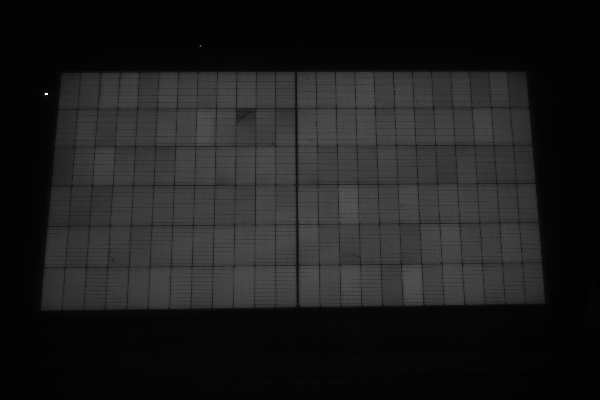
#> input picture example/EL/image/EL_test_001.jpg, 600 x 400 px, found by its file name
$ python demo_test_contour.py
#> lines starting #> are read from the running program, lines starting #| are printed output that depends on the picture; after the words box and inside, x2 and y2 are one past the last pixel; in counts of white or black regions, pixels touching at a corner belong together
#> further down, image is the input picture: shape (400, 600, 3); min 0, max 255, mean 29.6
import cv2
import numpy as np

def order_points(pts):
    """
    对四边形四个点进行排序：左上、右上、右下、左下。
    """
    rect = np.zeros((4, 2), dtype="float32")
    s = pts.sum(axis=1)
    diff = np.diff(pts, axis=1)
    rect[0] = pts[np.argmin(s)]      # top-left
    rect[2] = pts[np.argmax(s)]      # bottom-right
    rect[1] = pts[np.argmin(diff)]   # top-right
    rect[3] = pts[np.argmax(diff)]   # bottom-left
    return rect

def auto_keystone_correction(image, scale_factor=0.1, output_path=None):
    """
    自动梯形矫正，支持多个相邻区域合并处理。

    Args:
        image (numpy.ndarray): 输入图像。
        scale_factor (float): 有效区域最小面积占比。
        output_path (str): 可选，输出保存路径。

    Returns:
        numpy.ndarray: 矫正后的图像。
    """
#> called with scale_factor = 0.1, output_path = 'output.jpg'
    gray = cv2.cvtColor(image, cv2.COLOR_BGR2GRAY)
    blur = cv2.GaussianBlur(gray, (5, 5), 0)
    _, binary = cv2.threshold(blur, 0, 255, cv2.THRESH_BINARY + cv2.THRESH_OTSU)
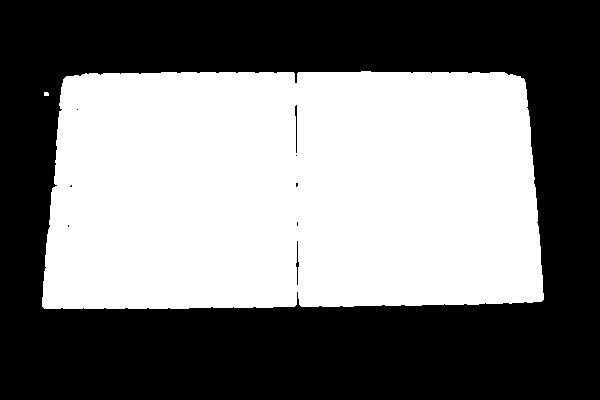
#> binary: shape (400, 600); 47.1% white; 2 white regions (1 under 20 px)

    # 查找轮廓
    contours, _ = cv2.findContours(binary, cv2.RETR_EXTERNAL, cv2.CHAIN_APPROX_SIMPLE)
#> contours = 2 contours, 1 with area under 20; largest, box (x1, y1, x2, y2) and area: (42, 71, 544, 309) 112386
    h, w = image.shape[:2]
#> h = 400; w = 600
    min_area = h * w * scale_factor
#> min_area = 24000

    # 过滤出所有满足面积的轮廓
    valid_cnts = [cnt for cnt in contours if cv2.contourArea(cnt) >= min_area]
#> valid_cnts = 1 contour; box (x1, y1, x2, y2) and area: (42, 71, 544, 309) 112386
    if not valid_cnts:
        print("[警告] 未检测到有效边界，返回原图")
        return image

    # 找到面积最大的轮廓
    largest_cnt = max(valid_cnts, key=cv2.contourArea)
#> largest_cnt = contour of 312 points, box (x1, y1, x2, y2) (42, 71, 544, 309), area 112386

    # 在原图中绘制轮廓
    image_with_contours = image.copy()
    cv2.drawContours(image_with_contours, [largest_cnt], -1, (0, 255, 0), 2)
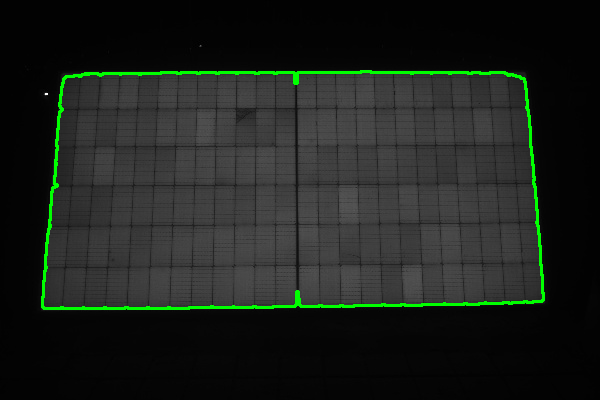
#> image_with_contours: shape (400, 600, 3); 1.95% of pixels changed, all inside (x1, y1, x2, y2) = (41, 70, 545, 310)

    # 使用 approxPolyDP 获取逼近的四边形
    epsilon = 0.02 * cv2.arcLength(largest_cnt, True)
#> epsilon = 30.53
    approx = cv2.approxPolyDP(largest_cnt, epsilon, True)
#> approx = [[524, 79], [66, 76], [42, 306], [541, 301]]
    if len(approx) == 4:  # 如果逼近结果是四边形
        box = approx.reshape(4, 2)
#> box = [[524, 79], [66, 76], [42, 306], [541, 301]]
        box = order_points(box)
#> in order_points, `s = pts.sum(axis=1)`: s = [603, 142, 348, 842]
#> in order_points, `diff = np.diff(pts, axis=1)`: diff = [-445, 10, 264, -240]
#> box = [[66, 76], [524, 79], [541, 301], [42, 306]]
    else:
        print("[警告] 未检测到梯形，返回原图")
        return image_with_contours

    # 计算目标宽高（保持比例）
    (tl, tr, br, bl) = box
#> tl = [66, 76]; tr = [524, 79]; br = [541, 301]; bl = [42, 306]
    widthA = np.linalg.norm(br - bl)
#> widthA = 499
    widthB = np.linalg.norm(tr - tl)
#> widthB = 458
    heightA = np.linalg.norm(tr - br)
#> heightA = 222.6
    heightB = np.linalg.norm(tl - bl)
#> heightB = 231.2

    maxWidth = int(max(widthA, widthB))
#> maxWidth = 499
    maxHeight = int(max(heightA, heightB))
#> maxHeight = 231

    dst_pts = np.array([
        [0, 0],
        [maxWidth - 1, 0],
        [maxWidth - 1, maxHeight - 1],
        [0, maxHeight - 1]
    ], dtype="float32")
#> dst_pts = [[0, 0], [498, 0], [498, 230], [0, 230]]

    # 透视变换
    M = cv2.getPerspectiveTransform(box, dst_pts)
#> M = [[1.08, 0.112, -79.63], [-0.00732, 1.12, -84.45], [-7.65e-05, 0.000397, 1]]
    corrected = cv2.warpPerspective(image, M, (maxWidth, maxHeight))
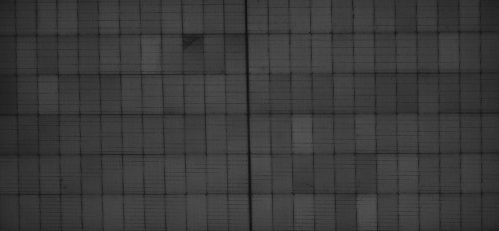
#> corrected: shape (231, 499, 3); min 14, max 87, mean 58.5

    if output_path:
        cv2.imwrite(output_path, corrected)

    return corrected, image_with_contours

def enhance_texture(image, method="clahe"):
    """
    Enhance the texture of the input image using the specified method and return the enhanced RGB image.

    Args:
        image (numpy.ndarray): Input image in BGR format.
        method (str): Enhancement method, either "CLAHE" or "Histogram Equalization".

    Returns:
        numpy.ndarray: Enhanced image in RGB format.
    """
    # Convert to grayscale
    gray = cv2.cvtColor(image, cv2.COLOR_BGR2GRAY)

    if method == "clahe":
        # Create CLAHE object
        clahe = cv2.createCLAHE(clipLimit=2.0, tileGridSize=(8, 8))
        # Apply CLAHE
        enhanced_gray = clahe.apply(gray)
    elif method == "histogram_equalization":
        # Apply Histogram Equalization
        enhanced_gray = cv2.equalizeHist(gray)
    else:
        raise ValueError("Invalid enhancement method. Choose 'CLAHE' or 'Histogram Equalization'.")

    # Convert the enhanced grayscale image back to RGB format
    enhanced_rgb = cv2.cvtColor(enhanced_gray, cv2.COLOR_GRAY2BGR)

    return enhanced_rgb

if __name__ == "__main__":
    # 示例：加载图像并进行梯形矫正
    input_image_path = "EL_test_001.jpg"  # 替换为实际输入图像路径
    output_image_path = "output.jpg"  # 替换为实际输出图像路径

    # 加载图像
    image = cv2.imread(input_image_path)
    if image is None:
        print(f"[错误] 无法加载图像: {input_image_path}")
    else:
        # 执行梯形矫正
        corrected_image, image_with_contours = auto_keystone_correction(image, scale_factor=0.1, output_path=output_image_path)
        print(f"[信息] 矫正后的图像已保存到: {output_image_path}")

        # 显示原始图像、绘制轮廓的图像和矫正后的图像
        cv2.imshow("Original Image", image)
        cv2.imshow("Image with Contours", image_with_contours)
        cv2.imshow("Corrected Image", corrected_image)
        cv2.waitKey(0)
        cv2.destroyAllWindows()

$ run again, with example/EL/image/EL_test_003.jpg copied over example/EL/image/EL_test_001.jpg
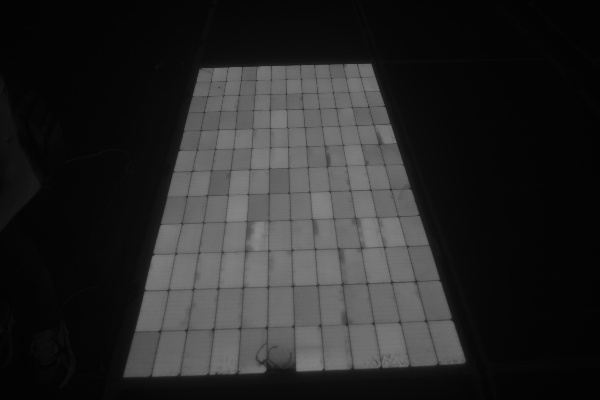
#> input picture example/EL/image/EL_test_003.jpg, 600 x 400 px, found by its file name
#> image is the input picture: shape (400, 600, 3); min 2, max 137, mean 39.3
#> in auto_keystone_correction, `_, binary = cv2.threshold(blur, 0, 255, cv2.THRESH_BINARY + cv2.THRESH..`:
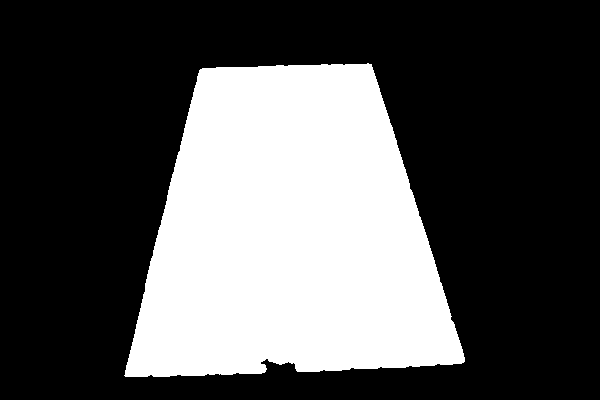
#> binary: shape (400, 600); 32.9% white; 1 white region
#> contours = 1 contour; box (x1, y1, x2, y2) and area: (124, 63, 465, 377) 78308
#> valid_cnts has the same summary as contours
#> largest_cnt = contour of 469 points, box (x1, y1, x2, y2) (124, 63, 465, 377), area 78308
#> image_with_contours: shape (400, 600, 3); 1.62% of pixels changed, all inside (x1, y1, x2, y2) = (123, 62, 466, 378)
#> epsilon = 24.79
#> approx = [[371, 64], [199, 70], [125, 376], [464, 361]]
#> s = [435, 269, 501, 825]
#> diff = [-307, -129, 251, -103]
#> in auto_keystone_correction, `box = order_points(box)`: box = [[199, 70], [371, 64], [464, 361], [125, 376]]
#> tl = [199, 70]; tr = [371, 64]; br = [464, 361]; bl = [125, 376]
#> widthA = 339.3
#> widthB = 172.1
#> heightA = 311.2
#> heightB = 314.8
#> maxWidth = 339
#> maxHeight = 314
#> dst_pts = [[0, 0], [338, 0], [338, 313], [0, 313]]
#> M = [[2.6, 0.628, -560.8], [0.0937, 2.69, -206.7], [0.000107, 0.00423, 1]]
#> in auto_keystone_correction, `corrected = cv2.warpPerspective(image, M, (maxWidth, maxHeight))`:
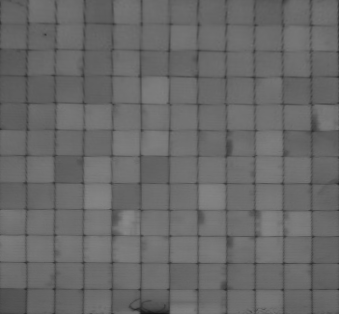
#> corrected: shape (314, 339, 3); min 20, max 137, mean 104.8

$ run again, with example/EL/image/EL_test_004.jpg copied over example/EL/image/EL_test_001.jpg
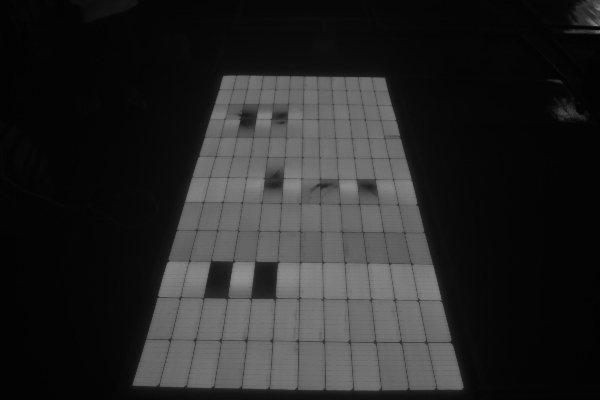
#> input picture example/EL/image/EL_test_004.jpg, 600 x 400 px, found by its file name
#> image is the input picture: shape (400, 600, 3); min 0, max 146, mean 38.8
#> in auto_keystone_correction, `_, binary = cv2.threshold(blur, 0, 255, cv2.THRESH_BINARY + cv2.THRESH..`:
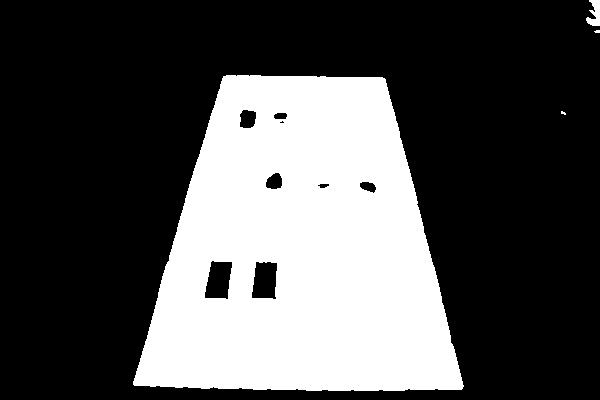
#> binary: shape (400, 600); 31.6% white; 4 white regions (2 under 20 px)
#> contours = 4 contours, 2 with area under 20; largest, box (x1, y1, x2, y2) and area: (133, 75, 464, 391) 77348, (586, 0, 600, 26) 188
#> valid_cnts = 1 contour; box (x1, y1, x2, y2) and area: (133, 75, 464, 391) 77348
#> largest_cnt = contour of 421 points, box (x1, y1, x2, y2) (133, 75, 464, 391), area 77348
#> image_with_contours: shape (400, 600, 3); 1.56% of pixels changed, all inside (x1, y1, x2, y2) = (132, 74, 465, 392)
#> epsilon = 23.93
#> approx = [[223, 76], [133, 384], [461, 389], [385, 79]]
#> s = [299, 517, 850, 464]
#> diff = [-147, 251, -72, -306]
#> in auto_keystone_correction, `box = order_points(box)`: box = [[223, 76], [385, 79], [461, 389], [133, 384]]
#> tl = [223, 76]; tr = [385, 79]; br = [461, 389]; bl = [133, 384]
#> widthA = 328
#> widthB = 162
#> heightA = 319.2
#> heightB = 320.9
#> maxWidth = 328
#> maxHeight = 320
#> dst_pts = [[0, 0], [327, 0], [327, 319], [0, 319]]
#> M = [[2.62, 0.766, -642.9], [-0.0506, 2.73, -196.3], [-9.41e-05, 0.00433, 1]]
#> in auto_keystone_correction, `corrected = cv2.warpPerspective(image, M, (maxWidth, maxHeight))`:
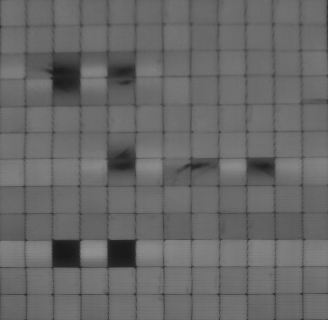
#> corrected: shape (320, 328, 3); min 24, max 146, mean 104.1
